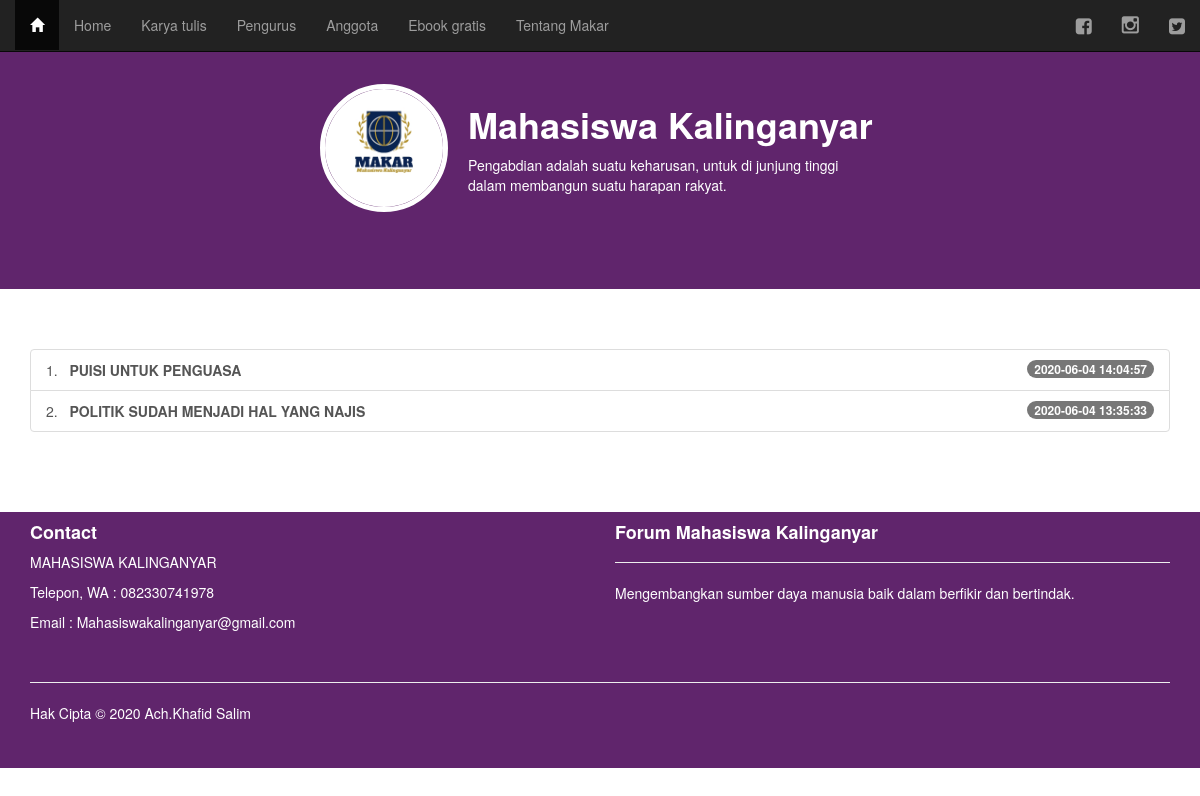
The page /daftar_isi.php on the database its author committed.
### tables this page shows
CREATE TABLE `artikel` (
  `id` int(11) NOT NULL,
  `judul` varchar(255) NOT NULL,
  `isi` text NOT NULL,
  `tanggal` timestamp NOT NULL DEFAULT CURRENT_TIMESTAMP,
  `penulis` varchar(128) NOT NULL
);

### daftar_isi.php (the view, shortened to what this page needs)
<?php include("konektor.php"); ?>
<!DOCTYPE html>
<html>
    <head>
        <link rel="stylesheet" href="bootstrap/css/bootstrap.css" />
        <link rel="stylesheet" href="bootstrap/css/style.css" />
        <link rel="stylesheet" href="font-awesome/css/font-awesome.css" />
    </head>
    <body>
        <header>
            <?php include("header.php"); ?>
        </header>
        <nav class="navbar navbar-inverse navbar-fixed-top"><?php include("menu.php"); ?></nav>
<br>
<br>
<br>
        <article>
            <div class="container">
                <div class="row">
                    <div class="col-md-12">
                        <?php
                            $query = mysqli_query($koneksi, "SELECT * FROM artikel ORDER BY tanggal DESC");
                            $i = 1;
                            echo "<div class='list-group'>";
                            while($artikel = mysqli_fetch_array($query)){
                                echo "<a class='list-group-item' href='artikel.php?id=".$artikel['id']."'>$i. &nbsp; <b>".$artikel['judul']."</b><span class='badge'>".$artikel['tanggal']."</span></a>";
                                $i++;
                            }
                            echo "</div>";
                        ?>
                    </div>
                </div>
            </div>
        </article>
<br>
<br>
<br>
        <footer>
            <?php include("footer.php"); ?>
        </footer>
    </body>
</html>

### rows shown on the page
artikel: judul "PUISI UNTUK PENGUASA", tanggal "2020-06-04 14:04:57"
artikel: judul "POLITIK SUDAH MENJADI HAL YANG NAJIS", tanggal "2020-06-04 13:35:33"

### other values the page prints
Date("Y") "2020"
